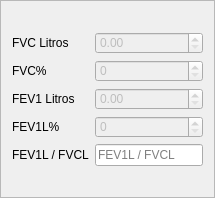
               <widget class="QFrame" name="spirometryFrame">
                <property name="styleSheet">
                 <string notr="true">QFrame {
	border-width: 2px;
}

QLabel {
	border-color: none;
}</string>
                </property>
                <property name="frameShape">
                 <enum>QFrame::StyledPanel</enum>
                </property>
                <property name="frameShadow">
                 <enum>QFrame::Raised</enum>
                </property>
                <layout class="QVBoxLayout" name="verticalLayout_65">
                 <item>
                  <layout class="QGridLayout" name="gridLayout_51">
                   <item row="0" column="0">
                    <spacer name="horizontalSpacer_118">
                     <property name="orientation">
                      <enum>Qt::Horizontal</enum>
                     </property>
                     <property name="sizeHint" stdset="0">
                      <size>
                       <width>40</width>
                       <height>20</height>
                      </size>
                     </property>
                    </spacer>
                   </item>
                   <item row="0" column="1">
                    <spacer name="horizontalSpacer_120">
                     <property name="orientation">
                      <enum>Qt::Horizontal</enum>
                     </property>
                     <property name="sizeHint" stdset="0">
                      <size>
                       <width>40</width>
                       <height>20</height>
                      </size>
                     </property>
                    </spacer>
                   </item>
                   <item row="2" column="0">
                    <widget class="QLabel" name="FVCLabel">
                     <property name="text">
                      <string>FVC%</string>
                     </property>
                    </widget>
                   </item>
                   <item row="1" column="1">
                    <widget class="QDoubleSpinBox" name="FVClitrosDoubleSpinBox">
                     <property name="enabled">
                      <bool>false</bool>
                     </property>
                     <property name="maximum">
                      <double>140.000000000000000</double>
                     </property>
                     <property name="singleStep">
                      <double>0.010000000000000</double>
                     </property>
                     <property name="value">
                      <double>0.000000000000000</double>
                     </property>
                    </widget>
                   </item>
                   <item row="5" column="1">
                    <widget class="QLineEdit" name="FEV1LFVCLitrosLineEdit">
                     <property name="readOnly">
                      <bool>true</bool>
                     </property>
                     <property name="placeholderText">
                      <string>FEV1L / FVCL</string>
                     </property>
                    </widget>
                   </item>
                   <item row="6" column="0" colspan="2">
                    <spacer name="horizontalSpacer_119">
                     <property name="orientation">
                      <enum>Qt::Horizontal</enum>
                     </property>
                     <property name="sizeHint" stdset="0">
                      <size>
                       <width>40</width>
                       <height>20</height>
                      </size>
                     </property>
                    </spacer>
                   </item>
                   <item row="1" column="0">
                    <widget class="QLabel" name="FVClitrosLabel">
                     <property name="text">
                      <string>FVC Litros</string>
                     </property>
                    </widget>
                   </item>
                   <item row="2" column="1">
                    <widget class="QSpinBox" name="FVCSpinBox">
                     <property name="enabled">
                      <bool>false</bool>
                     </property>
                     <property name="maximum">
                      <number>140</number>
                     </property>
                    </widget>
                   </item>
                   <item row="5" column="0">
                    <widget class="QLabel" name="label">
                     <property name="text">
                      <string>FEV1L / FVCL</string>
                     </property>
                    </widget>
                   </item>
                   <item row="4" column="1">
                    <widget class="QSpinBox" name="FEV1LSpinBox">
                     <property name="enabled">
                      <bool>false</bool>
                     </property>
                     <property name="maximum">
                      <number>140</number>
                     </property>
                    </widget>
                   </item>
                   <item row="3" column="0">
                    <widget class="QLabel" name="FEV1litrosLabel">
                     <property name="text">
                      <string>FEV1 Litros</string>
                     </property>
                    </widget>
                   </item>
                   <item row="4" column="0">
                    <widget class="QLabel" name="FEV1Llabel">
                     <property name="text">
                      <string>FEV1L%</string>
                     </property>
                    </widget>
                   </item>
                   <item row="3" column="1">
                    <widget class="QDoubleSpinBox" name="FEV1litrosDoubleSpinBox">
                     <property name="enabled">
                      <bool>false</bool>
                     </property>
                     <property name="maximum">
                      <double>140.000000000000000</double>
                     </property>
                     <property name="singleStep">
                      <double>0.010000000000000</double>
                     </property>
                     <property name="value">
                      <double>0.000000000000000</double>
                     </property>
                    </widget>
                   </item>
                  </layout>
                 </item>
                </layout>
               </widget>
